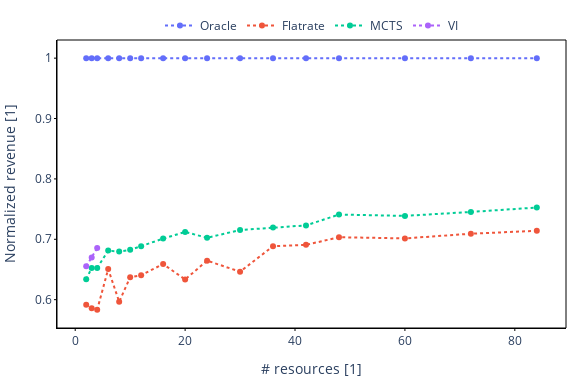

Notebook source saved alongside this figure:
### Code cell
fig = px.scatter(df_mean_normalized[df_mean_normalized.n_r<96], x="n_r", y = "r", color="runner")
fig.update_traces(mode='markers+lines', line=dict(dash="dot"))
fig.update_layout(
    width=576,  # 6 inches * 96 pixels/inch
    height=384,  # 4 inches * 96 pixels/inch (or adjust based on your needs)
    legend=dict(
        yanchor="bottom",  # Anchor the legend from the bottom
        y=1,  # Position the legend above the plot (y > 1)
        xanchor="center",  # Center the legend horizontally
        x=0.5,  # Center the legend (x = 0.5)
        orientation="h",  # Display the legend horizontally
        title=None,
    ),
    plot_bgcolor='rgba(0, 0, 0, 0)',  # Transparent background inside the plot
    paper_bgcolor='rgba(0, 0, 0, 0)',  # Transparent background outside the plot
    margin=dict(l=10, r=10, t=40, b=10),  # Adjust margins to make space for border
    xaxis=dict(
        showline=True,  # Show x-axis line
        linewidth=1,  # Set line width
        linecolor='black',  # Set line color
        # dash='dash',  # Make x-axis line dashed
        ticks='outside',  # Move ticks outside the plot
        ticklen=2,  # Length of the tick marks
        tickwidth=1,  # Width of the tick marks
        tickcolor='black',  # Color of the tick marks
        title="# resources [1]"
    ),
    yaxis=dict(
        showline=True,  # Show y-axis line
        linewidth=1,  # Set line width
        linecolor='black',  # Set line color
        # dash='dash',  # Make y-axis line dashed
        ticks='outside',  # Move ticks outside the plot
        ticklen=2,  # Length of the tick marks
        tickwidth=1,  # Width of the tick marks
        tickcolor='black',  # Color of the tick marks
        title="Normalized revenue [1]"
    ),
    # Optional: Add border around the entire plot area
    shapes=[dict(
        type='rect',
        x0=0, y0=0, x1=1, y1=1,
        xref='paper', yref='paper',
        line=dict(color='black', width=1)
    )]
)
# save the figure as a static image
fig.write_image(FIGROOT/"normalized_revenue_vs_n_res.pdf")
fig.show()

### Figure 1 — Plotly figure (JSON) as saved in the notebook; plotly's stock layout.template omitted (floating-point values rounded to 4 significant figures)
{"data": [{"hovertemplate": "runner=Oracle<br>n_r=%{x}<br>r=%{y}<extra></extra>", "legendgroup": "Oracle", "marker": {"color": "#636efa", "symbol": "circle"}, "mode": "markers+lines", "name": "Oracle", "orientation": "v", "showlegend": true, "x": [2, 3, 4, 6, 8, 10, 12, 16, 20, 24, 30, 36, 42, 48, 60, 72, 84], "xaxis": "x", "y": [1.0, 1.0, 1.0, 1.0, 1.0, 1.0, 1.0, 1.0, 1.0, 1.0, 1.0, 1.0, 1.0, 1.0, 1.0, 1.0, 1.0], "yaxis": "y", "type": "scatter", "line": {"dash": "dot"}}, {"hovertemplate": "runner=Flatrate<br>n_r=%{x}<br>r=%{y}<extra></extra>", "legendgroup": "Flatrate", "marker": {"color": "#EF553B", "symbol": "circle"}, "mode": "markers+lines", "name": "Flatrate", "orientation": "v", "showlegend": true, "x": [2, 3, 4, 6, 8, 10, 12, 16, 20, 24, 30, 36, 42, 48, 60, 72, 84], "xaxis": "x", "y": [0.5915, 0.5858, 0.5831, 0.6507, 0.5965, 0.637, 0.6406, 0.659, 0.6334, 0.6646, 0.6463, 0.6886, 0.6908, 0.7034, 0.7015, 0.7092, 0.7141], "yaxis": "y", "type": "scatter", "line": {"dash": "dot"}}, {"hovertemplate": "runner=MCTS<br>n_r=%{x}<br>r=%{y}<extra></extra>", "legendgroup": "MCTS", "marker": {"color": "#00cc96", "symbol": "circle"}, "mode": "markers+lines", "name": "MCTS", "orientation": "v", "showlegend": true, "x": [2, 3, 4, 6, 8, 10, 12, 16, 20, 24, 30, 36, 42, 48, 60, 72, 84], "xaxis": "x", "y": [0.6337, 0.6526, 0.6525, 0.6813, 0.6797, 0.6826, 0.6886, 0.7011, 0.7121, 0.7025, 0.7153, 0.7196, 0.723, 0.7409, 0.7388, 0.7453, 0.7526], "yaxis": "y", "type": "scatter", "line": {"dash": "dot"}}, {"hovertemplate": "runner=VI<br>n_r=%{x}<br>r=%{y}<extra></extra>", "legendgroup": "VI", "marker": {"color": "#ab63fa", "symbol": "circle"}, "mode": "markers+lines", "name": "VI", "orientation": "v", "showlegend": true, "x": [2, 3, 4, 6, 8, 10, 12, 16, 20, 24, 30, 36, 42, 48, 60, 72, 84], "xaxis": "x", "y": [0.6552, 0.67, 0.6854, null, null, null, null, null, null, null, null, null, null, null, null, null, null], "yaxis": "y", "type": "scatter", "line": {"dash": "dot"}}], "layout": {"xaxis": {"anchor": "y", "domain": [0.0, 1.0], "title": {"text": "# resources [1]"}, "showline": true, "linewidth": 1, "linecolor": "black", "ticks": "outside", "ticklen": 2, "tickwidth": 1, "tickcolor": "black"}, "yaxis": {"anchor": "x", "domain": [0.0, 1.0], "title": {"text": "Normalized revenue [1]"}, "showline": true, "linewidth": 1, "linecolor": "black", "ticks": "outside", "ticklen": 2, "tickwidth": 1, "tickcolor": "black"}, "legend": {"title": {}, "tracegroupgap": 0, "yanchor": "bottom", "y": 1, "xanchor": "center", "x": 0.5, "orientation": "h"}, "margin": {"t": 40, "l": 10, "r": 10, "b": 10}, "width": 576, "height": 384, "plot_bgcolor": "rgba(0, 0, 0, 0)", "paper_bgcolor": "rgba(0, 0, 0, 0)", "shapes": [{"line": {"color": "black", "width": 1}, "type": "rect", "x0": 0, "x1": 1, "xref": "paper", "y0": 0, "y1": 1, "yref": "paper"}]}}
